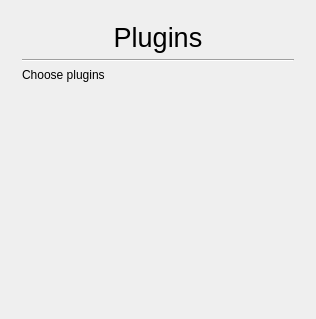
<?xml version="1.0" encoding="UTF-8"?>
<ui version="4.0">
 <class>EnvControl</class>
 <widget class="QWidget" name="EnvControl">
  <property name="geometry">
   <rect>
    <x>0</x>
    <y>0</y>
    <width>316</width>
    <height>319</height>
   </rect>
  </property>
  <property name="sizePolicy">
   <sizepolicy hsizetype="Expanding" vsizetype="Expanding">
    <horstretch>0</horstretch>
    <verstretch>0</verstretch>
   </sizepolicy>
  </property>
  <property name="windowTitle">
   <string>MainWindow</string>
  </property>
  <layout class="QVBoxLayout" name="EnvControlLayout">
   <item>
    <widget class="QStackedWidget" name="stack">
     <property name="sizePolicy">
      <sizepolicy hsizetype="Expanding" vsizetype="Expanding">
       <horstretch>0</horstretch>
       <verstretch>0</verstretch>
      </sizepolicy>
     </property>
     <property name="font">
      <font>
       <kerning>true</kerning>
      </font>
     </property>
     <property name="contextMenuPolicy">
      <enum>Qt::DefaultContextMenu</enum>
     </property>
     <property name="frameShape">
      <enum>QFrame::NoFrame</enum>
     </property>
     <property name="currentIndex">
      <number>1</number>
     </property>
     <widget class="QWidget" name="pageEnv">
      <property name="sizePolicy">
       <sizepolicy hsizetype="Expanding" vsizetype="Expanding">
        <horstretch>0</horstretch>
        <verstretch>0</verstretch>
       </sizepolicy>
      </property>
      <layout class="QVBoxLayout" name="verticalLayout_4">
       <item>
        <widget class="QLabel" name="label_14">
         <property name="font">
          <font>
           <pointsize>20</pointsize>
          </font>
         </property>
         <property name="text">
          <string>Environment</string>
         </property>
         <property name="alignment">
          <set>Qt::AlignCenter</set>
         </property>
        </widget>
       </item>
       <item>
        <widget class="Line" name="line_9">
         <property name="orientation">
          <enum>Qt::Horizontal</enum>
         </property>
        </widget>
       </item>
       <item>
        <widget class="QLabel" name="label_15">
         <property name="text">
          <string>Launch command</string>
         </property>
        </widget>
       </item>
       <item>
        <widget class="QLineEdit" name="commandLine"/>
       </item>
       <item>
        <widget class="Line" name="line_10">
         <property name="orientation">
          <enum>Qt::Horizontal</enum>
         </property>
        </widget>
       </item>
       <item>
        <widget class="QLabel" name="label_16">
         <property name="text">
          <string>Current paths</string>
         </property>
        </widget>
       </item>
       <item>
        <widget class="QLabel" name="label_17">
         <property name="text">
          <string>Environment</string>
         </property>
        </widget>
       </item>
       <item>
        <widget class="QLabel" name="pathEnv">
         <property name="text">
          <string>TextLabel</string>
         </property>
        </widget>
       </item>
       <item>
        <spacer name="verticalSpacer">
         <property name="orientation">
          <enum>Qt::Vertical</enum>
         </property>
         <property name="sizeHint" stdset="0">
          <size>
           <width>20</width>
           <height>40</height>
          </size>
         </property>
        </spacer>
       </item>
      </layout>
     </widget>
     <widget class="QWidget" name="pagePlugins">
      <property name="sizePolicy">
       <sizepolicy hsizetype="Preferred" vsizetype="Expanding">
        <horstretch>0</horstretch>
        <verstretch>0</verstretch>
       </sizepolicy>
      </property>
      <layout class="QVBoxLayout" name="verticalLayout_8">
       <item>
        <widget class="QLabel" name="label_7">
         <property name="font">
          <font>
           <pointsize>20</pointsize>
          </font>
         </property>
         <property name="text">
          <string>Plugins</string>
         </property>
         <property name="alignment">
          <set>Qt::AlignCenter</set>
         </property>
        </widget>
       </item>
       <item>
        <widget class="Line" name="line_4">
         <property name="orientation">
          <enum>Qt::Horizontal</enum>
         </property>
        </widget>
       </item>
       <item>
        <widget class="QLabel" name="label_8">
         <property name="text">
          <string>Choose plugins</string>
         </property>
        </widget>
       </item>
       <item>
        <widget class="QScrollArea" name="scrollArea">
         <property name="frameShape">
          <enum>QFrame::NoFrame</enum>
         </property>
         <property name="widgetResizable">
          <bool>true</bool>
         </property>
         <widget class="QWidget" name="tablePlugins">
          <property name="geometry">
           <rect>
            <x>0</x>
            <y>0</y>
            <width>280</width>
            <height>103</height>
           </rect>
          </property>
          <property name="sizePolicy">
           <sizepolicy hsizetype="Preferred" vsizetype="Expanding">
            <horstretch>0</horstretch>
            <verstretch>0</verstretch>
           </sizepolicy>
          </property>
          <layout class="QVBoxLayout" name="tablePluginsLayout"/>
         </widget>
        </widget>
       </item>
       <item>
        <spacer name="verticalSpacer_2">
         <property name="orientation">
          <enum>Qt::Vertical</enum>
         </property>
         <property name="sizeHint" stdset="0">
          <size>
           <width>20</width>
           <height>40</height>
          </size>
         </property>
        </spacer>
       </item>
      </layout>
     </widget>
     <widget class="QWidget" name="pageEqc">
      <layout class="QVBoxLayout" name="verticalLayout_9">
       <item>
        <widget class="QLabel" name="label_9">
         <property name="font">
          <font>
           <pointsize>20</pointsize>
          </font>
         </property>
         <property name="text">
          <string>Equalizer</string>
         </property>
         <property name="alignment">
          <set>Qt::AlignCenter</set>
         </property>
        </widget>
       </item>
       <item>
        <widget class="Line" name="line_3">
         <property name="orientation">
          <enum>Qt::Horizontal</enum>
         </property>
        </widget>
       </item>
       <item>
        <widget class="QLabel" name="label_2">
         <property name="text">
          <string>Choose eqc</string>
         </property>
        </widget>
       </item>
       <item>
        <widget class="QScrollArea" name="scrollArea_2">
         <property name="frameShape">
          <enum>QFrame::NoFrame</enum>
         </property>
         <property name="widgetResizable">
          <bool>true</bool>
         </property>
         <widget class="QWidget" name="tableEqc">
          <property name="geometry">
           <rect>
            <x>0</x>
            <y>0</y>
            <width>100</width>
            <height>30</height>
           </rect>
          </property>
          <layout class="QVBoxLayout" name="tableEqcLayout"/>
         </widget>
        </widget>
       </item>
       <item>
        <spacer name="verticalSpacer_4">
         <property name="orientation">
          <enum>Qt::Vertical</enum>
         </property>
         <property name="sizeHint" stdset="0">
          <size>
           <width>20</width>
           <height>40</height>
          </size>
         </property>
        </spacer>
       </item>
      </layout>
     </widget>
     <widget class="QWidget" name="pageTracking">
      <layout class="QVBoxLayout" name="verticalLayout">
       <item>
        <widget class="QLabel" name="label_3">
         <property name="font">
          <font>
           <pointsize>20</pointsize>
          </font>
         </property>
         <property name="text">
          <string>Tracking</string>
         </property>
         <property name="alignment">
          <set>Qt::AlignCenter</set>
         </property>
        </widget>
       </item>
       <item>
        <widget class="Line" name="line_6">
         <property name="orientation">
          <enum>Qt::Horizontal</enum>
         </property>
        </widget>
       </item>
       <item>
        <widget class="QLabel" name="label_6">
         <property name="text">
          <string>Choose tracking</string>
         </property>
        </widget>
       </item>
       <item>
        <widget class="QScrollArea" name="scrollArea_3">
         <property name="frameShape">
          <enum>QFrame::NoFrame</enum>
         </property>
         <property name="widgetResizable">
          <bool>true</bool>
         </property>
         <widget class="QWidget" name="tableTracking">
          <property name="geometry">
           <rect>
            <x>0</x>
            <y>0</y>
            <width>100</width>
            <height>30</height>
           </rect>
          </property>
          <layout class="QVBoxLayout" name="tableTrackingLayout"/>
         </widget>
        </widget>
       </item>
       <item>
        <spacer name="verticalSpacer_3">
         <property name="orientation">
          <enum>Qt::Vertical</enum>
         </property>
         <property name="sizeHint" stdset="0">
          <size>
           <width>20</width>
           <height>40</height>
          </size>
         </property>
        </spacer>
       </item>
      </layout>
     </widget>
    </widget>
   </item>
  </layout>
 </widget>
 <layoutdefault spacing="6" margin="11"/>
 <resources/>
 <connections/>
</ui>
